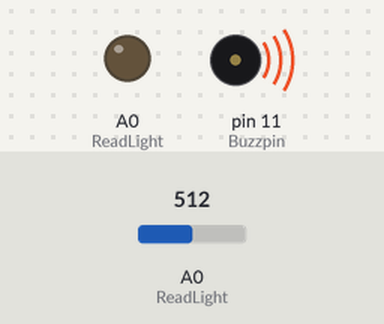
The sketch below on a simulated Arduino Uno, built with avr-gcc and run on an emulated ATmega328P. On the bench: output pins drawn as LEDs (lit = HIGH), buzzer (waves = sounding). The inputs (shaded band) are chosen by the test bench; at power-on: A0 (ReadLight) = 512. Pins used as bus, display or sensor lines are not drawn; what the sketch prints to the serial monitor is not drawn.

Above: at 0.1 s.
Timing chart, 0 to 1.6 s (numbered marks = the images above):
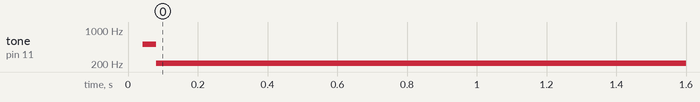

The sketch:

sketch_Photo_resistor_buzzer.ino
```cpp
float Tone;
int LightVal;
int Buzzpin=11;
int ReadLight=A0;
int dt(500);
void setup() {
  // put your setup code here, to run once:
Serial.begin(9600);
pinMode(Buzzpin,OUTPUT);
pinMode(ReadLight,OUTPUT);
}

void loop() {
  // put your main code here, to run repeatedly:
LightVal=analogRead(LightVal);
Tone=13./497.*(LightVal-160)+120;
digitalWrite(Buzzpin,HIGH);
delayMicroseconds(Tone);
digitalWrite(Buzzpin,LOW);
delayMicroseconds(Tone);
Serial.println(LightVal);
}
```

Measured:
- by itself, tone on pin 11 (Buzzpin): silent → 515 Hz at 0.04 s, → 205 Hz 0.04 s later
